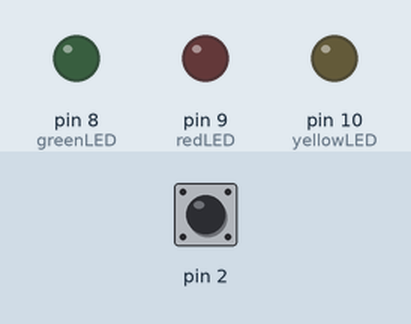
The sketch below on a simulated Arduino Uno, built with avr-gcc and run on an emulated ATmega328P. On the bench: output pins drawn as LEDs (lit = HIGH). Inputs (shaded band) come from the test bench; at power-on: pin 2 HIGH. Random numbers use the default seed unless the sketch sets one.

Above: at 0.3 s.
At 5.9 s:
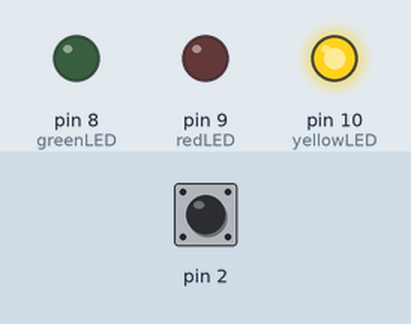
At 20.05 s:
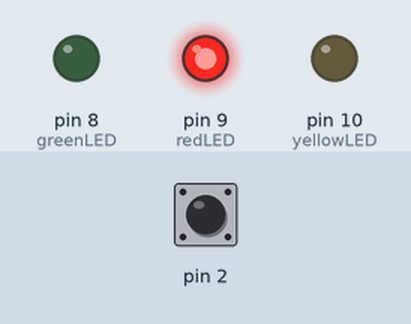
At 39.81 s:
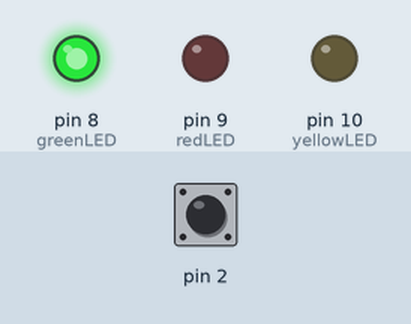
Timing chart, 0 to 40.0 s (numbered marks = the images above):
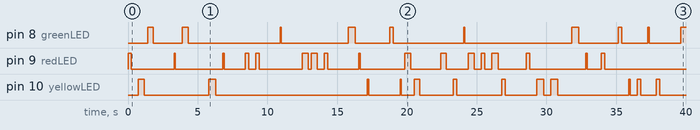

The sketch:

LED_Reaction_Game_Part_2.ino
```cpp
/*
Arduino Bootcamp
- LED Reaction Game - Part 2
This project demonstrates a reaction game with LEDs. The objective is to push the switch when the Red LED is lit
created 10/01/2018
modified 10/01/2018
by: Charlie Parker
*/


//Set the LED Pin constants globally
//The Green LED is connected to Pin 8 of the Arduino
#define greenLED 8
//The Red LED is connected to Pin 9 of the Arduino
#define redLED 9
//The Yellow LED is connected to Pin 10 of the Arduino
#define yellowLED 10
//random set of times for the LEDs to be lit
int timesOn[] = {100, 250, 400, 500};
//random delays between LEDs being lit
int delayTimes[] = {250, 500, 1000, 1500};

//Declaring volatile variables so they can be accessed/changed within the ISR
volatile boolean redLEDLit = false;
volatile boolean isWinner = false;

// the setup function runs once when you press reset or power the board
void setup() {
  // initialize LEDs Pins as outputs.
  pinMode(greenLED, OUTPUT);
  pinMode(redLED, OUTPUT);
  pinMode(yellowLED, OUTPUT);
  //creating interrupt
  attachInterrupt(0, checkWinner, FALLING);
  //Turn off LEDs
  turnOffLEDs();
}

// the loop function runs over and over again forever
void loop() {
  //randomly determine which LED is to be lit
  int LEDToLight = random(1,4);
  //determine a random time the LED should be on
  int periodLEDIsLit = timesOn[random(4)];
  //light the respective LED
  lightLED(LEDToLight, periodLEDIsLit);
  //turn off the LEDs
  turnOffLEDs();
  //delay for a random time after LEDs are turned off - makes game unpredictable
  int delayTime = delayTimes[random(4)];
  delay(delayTime);
  //check winner flag for a winner
  if (isWinner) {
    isWinner = false;
    //there was a winner so display the winning LED light sequence
    winner();
  }
}

//Light an LED for a specificed duration in millis
void lightLED(int led, int duration) {
  switch (led) {
  case 1: //green
    digitalWrite(greenLED, HIGH);
    break;
  case 2: //red
    redLEDLit = true;
    digitalWrite(redLED, HIGH);
    break;
  case 3: //yellow
    digitalWrite(yellowLED, HIGH);
    break;
  default:
    break;
  }
  //wait the duration
  delay(duration);
  //reset redLEDLit flag
  redLEDLit = false;
}

void turnOffLEDs() {
  digitalWrite(greenLED, LOW);
  digitalWrite(redLED, LOW);
  digitalWrite(yellowLED, LOW);
}

//Flashes 3 times in succession to indicate a win
void winner() {
  for (int i=0; i<3; i++) {
    digitalWrite(greenLED, HIGH);
    digitalWrite(redLED, HIGH);
    digitalWrite(yellowLED, HIGH);
    delay(250);
    digitalWrite(greenLED, LOW);
    digitalWrite(redLED, LOW);
    digitalWrite(yellowLED, LOW);
    delay(250);
  }
  delay(3000);
}

//ISR to determine if the button was pressed while the Red LED was lit
void checkWinner() {
  if (redLEDLit) {
    //set winner flag
    isWinner = true;
  }
}
```

Measured:
- by itself, pin 8 (greenLED): LOW → HIGH at 1.4 s, → LOW 0.40 s later, → HIGH 2.1 s later, → LOW 0.40 s later, … (19 changes in this stretch)
- by itself, pin 9 (redLED): LOW → HIGH at 0.00 s, → LOW 0.25 s later, → HIGH 3.1 s later, → LOW 0.10 s later, … (34 changes in this stretch)
- by itself, pin 10 (yellowLED): LOW → HIGH at 0.75 s, → LOW 0.40 s later, → HIGH 4.7 s later, → LOW 0.50 s later, … (24 changes in this stretch)
